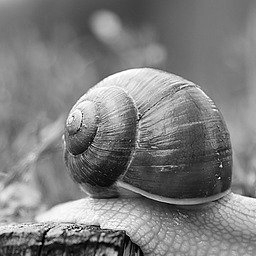
#> input picture input_image.png, 256 x 256 px
$ python sub.py
#> lines starting #> are read from the running program, lines starting #| are printed output that depends on the picture
import numpy as np
from PIL import Image
from scipy.ndimage import convolve

def smooth_image(img, iterations=1):
    kernel = np.ones((3, 3)) / 9.0
    for _ in range(iterations):
        img = convolve(img, kernel, mode='reflect')
    return img

def unsmooth_image(img, original_img, iterations=1):
    for _ in range(iterations):
        img = img - (smooth_image(img) - original_img)
    return img

def compress_image(input_image_path, compressed_image_path, iterations=10):
#> called with input_image_path = 'input_image.png', compressed_image_path = 'compressed_image.png', iterations = 10
    image = Image.open(input_image_path).convert('L')
    img_array = np.array(image, dtype=np.float32)
    smoothed_img_array = smooth_image(img_array, iterations=iterations)
#> the loop in smooth_image, `for _ in range(iterations):` made 10 passes
#> pass 1, in smooth_image, `img = convolve(img, kernel, mode='reflect')`:
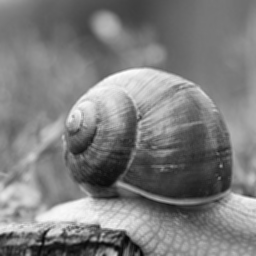
#> img: shape (256, 256) float32; min 5.33, max 252.2, mean 125
#> after the loop in smooth_image, `for _ in range(iterations):`:
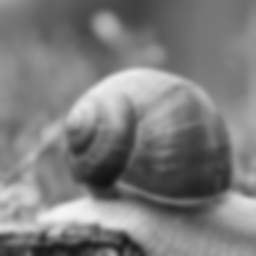
#> img: shape (256, 256) float32; min 17.84, max 245.5, mean 125
    compressed_image = Image.fromarray(np.uint8(smoothed_img_array))
    compressed_image.save(compressed_image_path, 'PNG')

    return iterations

def restore_image(compressed_image_path, output_image_path, iterations):
#> called with compressed_image_path = 'compressed_image.png', output_image_path = 'restored_image.png', iterations = 10
    compressed_image = Image.open(compressed_image_path).convert('L')
    smoothed_img_array = np.array(compressed_image, dtype=np.float32)
    original_image = Image.open(input_image_path).convert('L')
    original_img_array = np.array(original_image, dtype=np.float32)

    restored_img_array = unsmooth_image(smoothed_img_array, original_img_array, iterations=iterations)
#> the loop in unsmooth_image, `for _ in range(iterations):` made 10 passes
#> pass 2, in unsmooth_image, `img = img - (smooth_image(img) - original_img)`:
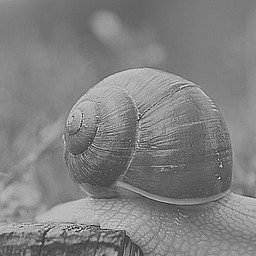
#> img: shape (256, 256) float32; min -145.8, max 389.7, mean 125; drawn with min black and max white
#> pass 3, in unsmooth_image, `img = img - (smooth_image(img) - original_img)`:
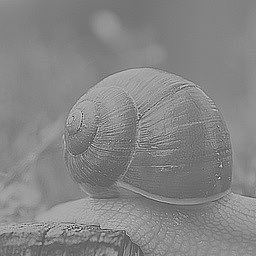
#> img: shape (256, 256) float32; min -325.9, max 536.7, mean 125; drawn with min black and max white
#> after the loop in unsmooth_image, `for _ in range(iterations):`:
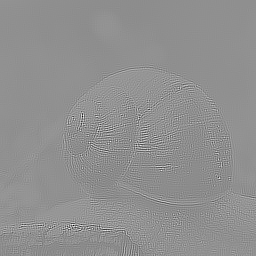
#> img: shape (256, 256) float32; min -2564.9, max 2189.1, mean 125; drawn with min black and max white
    restored_image = Image.fromarray(np.uint8(restored_img_array))
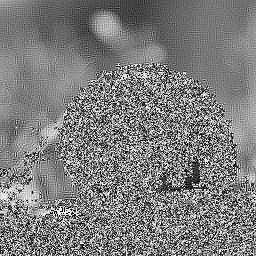
#> restored_image: PIL image 256x256 L; min 0, max 255, mean 125.4
    restored_image.save(output_image_path)

if __name__ == '__main__':
    input_image_path = 'input_image.png'
    compressed_image_path = 'compressed_image.png'
    output_image_path = 'restored_image.png'

    # Compress the image and save the number of smoothing iterations
    iterations = compress_image(input_image_path, compressed_image_path)

    # Restore the image using the saved number of smoothing iterations
    restore_image(compressed_image_path, output_image_path, iterations)
